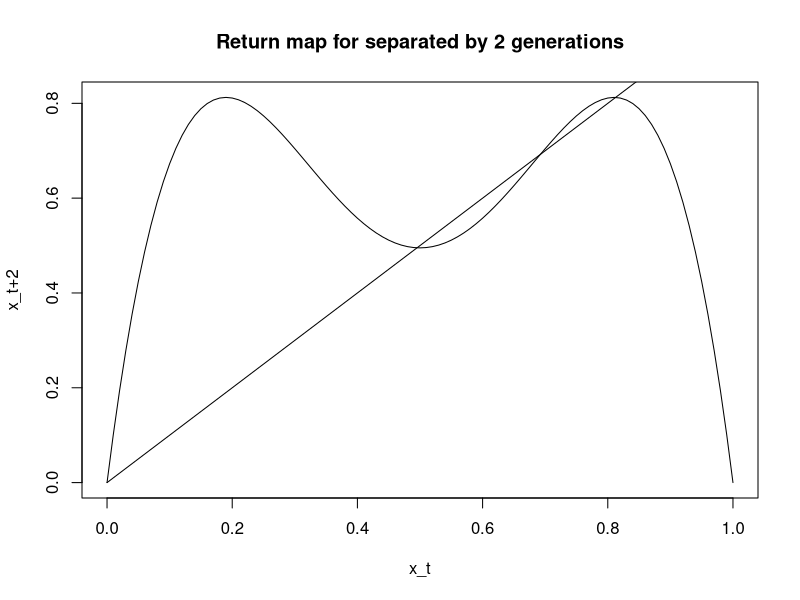

This chart was generated by the following R code:
# alterable parameters
r = 3.25
skip_gens = 2

x_inits = seq(from = 0, to = 1, by = 0.01)
x_final = c()
  
for(x_init in x_inits) {
  x = x_init
  i = 0
  while(i < skip_gens) {
    # define your function here
    x = r * x * (1 - x)
    i = i + 1
  }
  x_final = c(x_final, x)
}

title_string = paste("Return map for separated by ", toString(skip_gens), " generations", sep = "")
y_label = paste("x_t+", toString(skip_gens), sep = "")
plot(x_inits, x_final, main = title_string, xlab = "x_t", ylab = y_label, type="l")
lines(c(0, 5), c(0, 5), type = "l")



